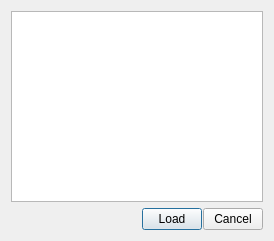
<?xml version="1.0" encoding="UTF-8"?>
<ui version="4.0">
 <class>Dialog</class>
 <widget class="QDialog" name="Dialog">
  <property name="geometry">
   <rect>
    <x>0</x>
    <y>0</y>
    <width>274</width>
    <height>241</height>
   </rect>
  </property>
  <property name="windowTitle">
   <string>ProdManager - Load Project</string>
  </property>
  <layout class="QGridLayout" name="gridLayout">
   <item row="1" column="0">
    <layout class="QHBoxLayout" name="hlButtons">
     <property name="spacing">
      <number>1</number>
     </property>
     <item>
      <spacer name="horizontalSpacer">
       <property name="orientation">
        <enum>Qt::Horizontal</enum>
       </property>
       <property name="sizeHint" stdset="0">
        <size>
         <width>40</width>
         <height>20</height>
        </size>
       </property>
      </spacer>
     </item>
     <item>
      <widget class="QPushButton" name="bLoadProject">
       <property name="maximumSize">
        <size>
         <width>60</width>
         <height>16777215</height>
        </size>
       </property>
       <property name="text">
        <string>Load</string>
       </property>
      </widget>
     </item>
     <item>
      <widget class="QPushButton" name="bCancel">
       <property name="maximumSize">
        <size>
         <width>60</width>
         <height>16777215</height>
        </size>
       </property>
       <property name="text">
        <string>Cancel</string>
       </property>
      </widget>
     </item>
    </layout>
   </item>
   <item row="0" column="0">
    <widget class="QTreeWidget" name="twProjects">
     <property name="indentation">
      <number>2</number>
     </property>
     <attribute name="headerVisible">
      <bool>false</bool>
     </attribute>
     <column>
      <property name="text">
       <string notr="true">1</string>
      </property>
     </column>
    </widget>
   </item>
  </layout>
 </widget>
 <resources/>
 <connections/>
</ui>
